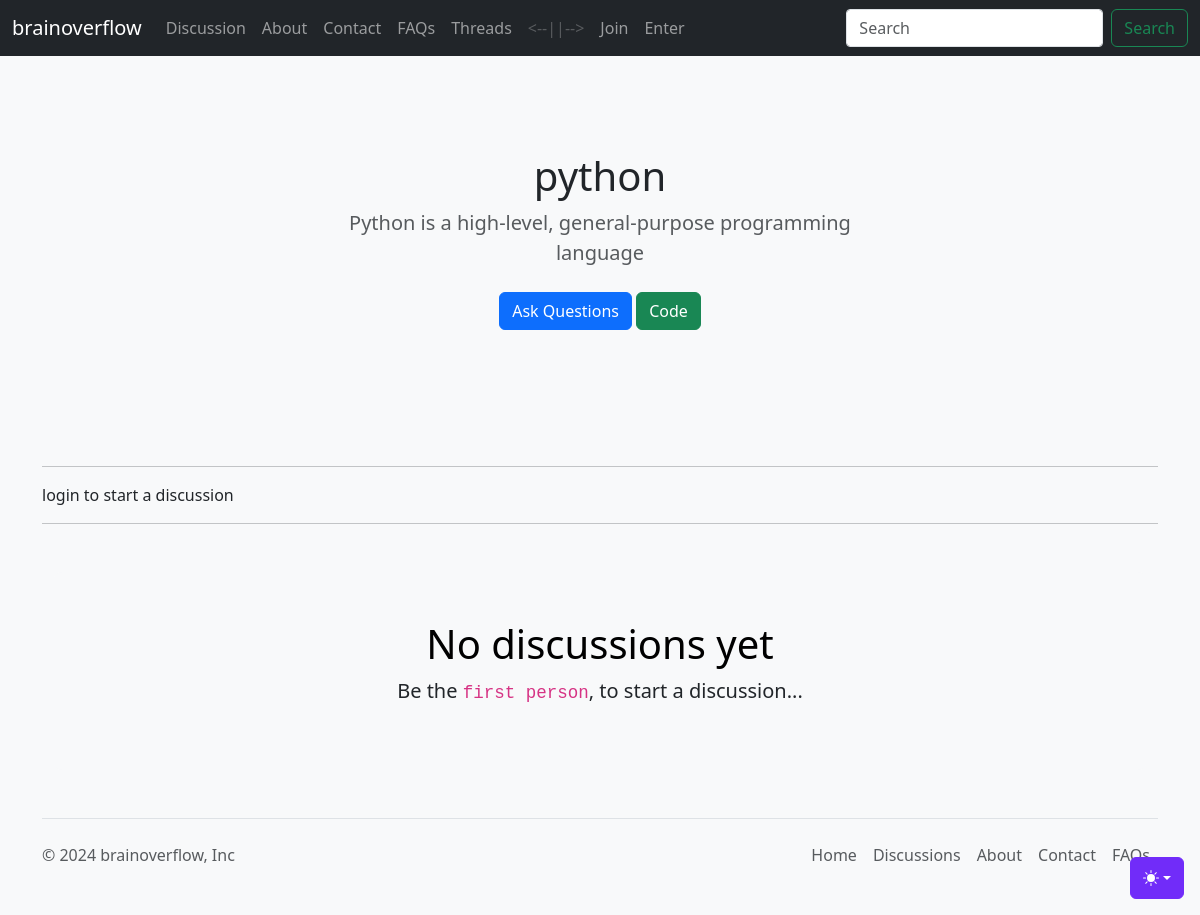
Screenshot of /threadlist.php?cat_id=4 with the database file from the repository.
### tables this page shows
CREATE TABLE `categories` (
  `ct_id` int(8) NOT NULL,
  `ct_name` varchar(256) NOT NULL,
  `ct_desc` varchar(256) NOT NULL,
  `ct_dt` datetime NOT NULL DEFAULT current_timestamp()
);

### partials/_helpers.php (called while the page is built, shortened)
<?php
function h(mixed $value): string
{
    return htmlspecialchars((string) ($value ?? ''), ENT_QUOTES | ENT_SUBSTITUTE, 'UTF-8');
}
function positive_int(mixed $value): ?int
{
    $integer = filter_var($value, FILTER_VALIDATE_INT);
    return $integer !== false && $integer > 0 ? $integer : null;
}

### partials/_threadlist.php (the view, shortened to what this page needs)
<?php
require_once __DIR__ . '/_helpers.php';
require 'database/_connect.php';
$cat_id = positive_int($_GET['cat_id'] ?? null);
$statement = mysqli_prepare($conn, 'SELECT ct_name, ct_desc FROM `categories` WHERE ct_id = ?');
mysqli_stmt_bind_param($statement, 'i', $cat_id);
mysqli_stmt_execute($statement);
$category = mysqli_fetch_assoc(mysqli_stmt_get_result($statement));
$cat_name = $category['ct_name'];
$cat_desc = $category['ct_desc'];
echo '
<section class="py-5 text-center container">
  <div class="row py-lg-5">
    <div class="col-lg-6 col-md-8 mx-auto">
      <h1 class="fw-light">' . h($cat_name) . '</h1>
      <p class="lead text-body-secondary">' . h($cat_desc) . '</p>
      <p>
        <a href="#" class="btn btn-primary my-2">Ask Questions</a>
        <a href="#" class="btn btn-success my-2">Code</a>
      </p>
    </div>
  </div>
</section>
';
?>

### assets/style.css (style rules this page uses)
body { background-color: #f8f9fa; }

### assets/offcanvas-navbar.css (style rules this page uses)
html, body { overflow-x: hidden; }
body { padding-top: 56px; }

### rows the page displays
categories: ct_name "python", ct_desc "Python is a high-level, general-purpose programming language"
